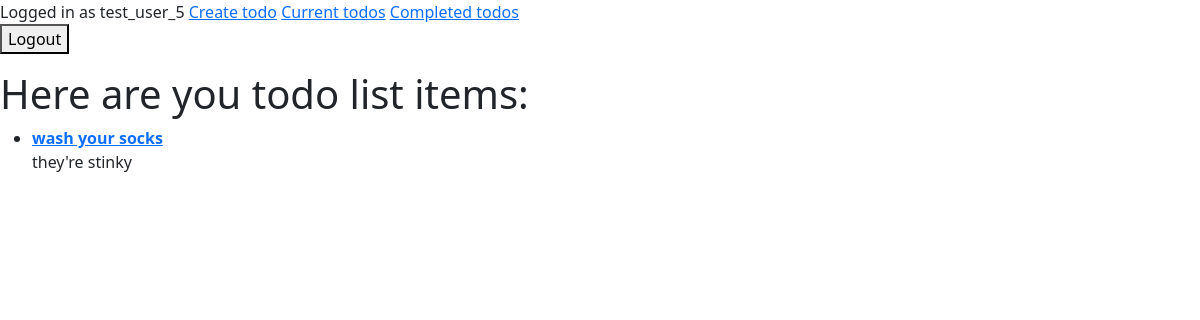
The page /current_todos/ (signed in) on the database as committed earlier.
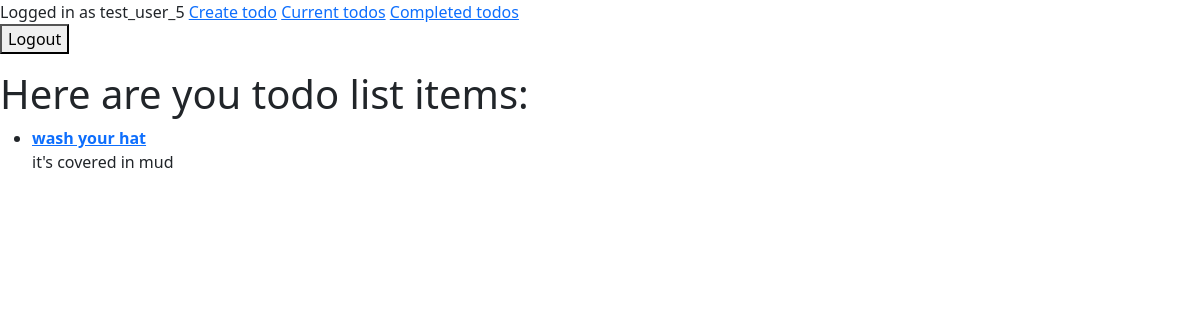
The same page on the database as committed later.
### todo/models.py (models this page shows, shortened)
class todo_list_item(models.Model):
    title = models.CharField(max_length=100)
    description = models.TextField(blank=True)
    time_created = models.DateTimeField(auto_now_add=True)
    time_completed = models.DateTimeField(null=True, blank=True)
    important = models.BooleanField(default=False)
    user = models.ForeignKey(to=User, on_delete=models.CASCADE)

### todo/views.py (the view)
# urls.py: path('current_todos/', views.current_todos, name='current_todos'),
@login_required
def current_todos(request):
    my_todos = todo_list_item.objects.filter(user=request.user,  # ensures users only see their todos
                                             time_completed__isnull=True)  # ensures completed tasks do not appear
    return render(request,
                  template_name='current_todos_template.html',
                  context={'todos_context': my_todos})

### todo/templates/current_todos_template.html
{% extends 'base_template.html' %}
{% block my_content %}
<h1>Here are you todo list items:</h1>
<ul>
  {% for todo_item in todos_context %}
  <li>
    <a href="{% url 'view_todo' todo_item.id %}">
    {% if todo_item.important %}<b>{% endif %}
    {{ todo_item.title }}
    {% if todo_item.important %}</b>{% endif %}
    </a>
    {% if todo_item.description %}<p>{{todo_item.description}}</p>{% endif %}
  </li>
  {% endfor %}
</ul>
{% endblock %}

### todo/templates/base_template.html (shortened to what this page needs)
<link href="https://cdn.jsdelivr.net/npm/bootstrap@5.1.3/dist/css/bootstrap.min.css" rel="stylesheet">
{% if user.is_authenticated %}
Logged in as {{ user.username }}
<a href="{% url 'create_todo' %}">Create todo</a>
<a href="{% url 'current_todos' %}">Current todos</a>
<a href="{% url 'completed_todos' %}">Completed todos</a>
<form action="{% url 'logoutuser' %}" method="post">
  <button type="submit">Logout</button>
</form>
{% else %}
<a href="{% url 'signupuser' %}">Signup</a>
<a href="{% url 'loginuser' %}">Login</a>
{% endif %}
{% block my_content %}
{% endblock %}

Rows that differ between the two databases and show on the page:
removed todo_list_item: title "wash your socks", description "they're stinky"
added todo_list_item: title "wash your hat", description "it's covered in mud"
